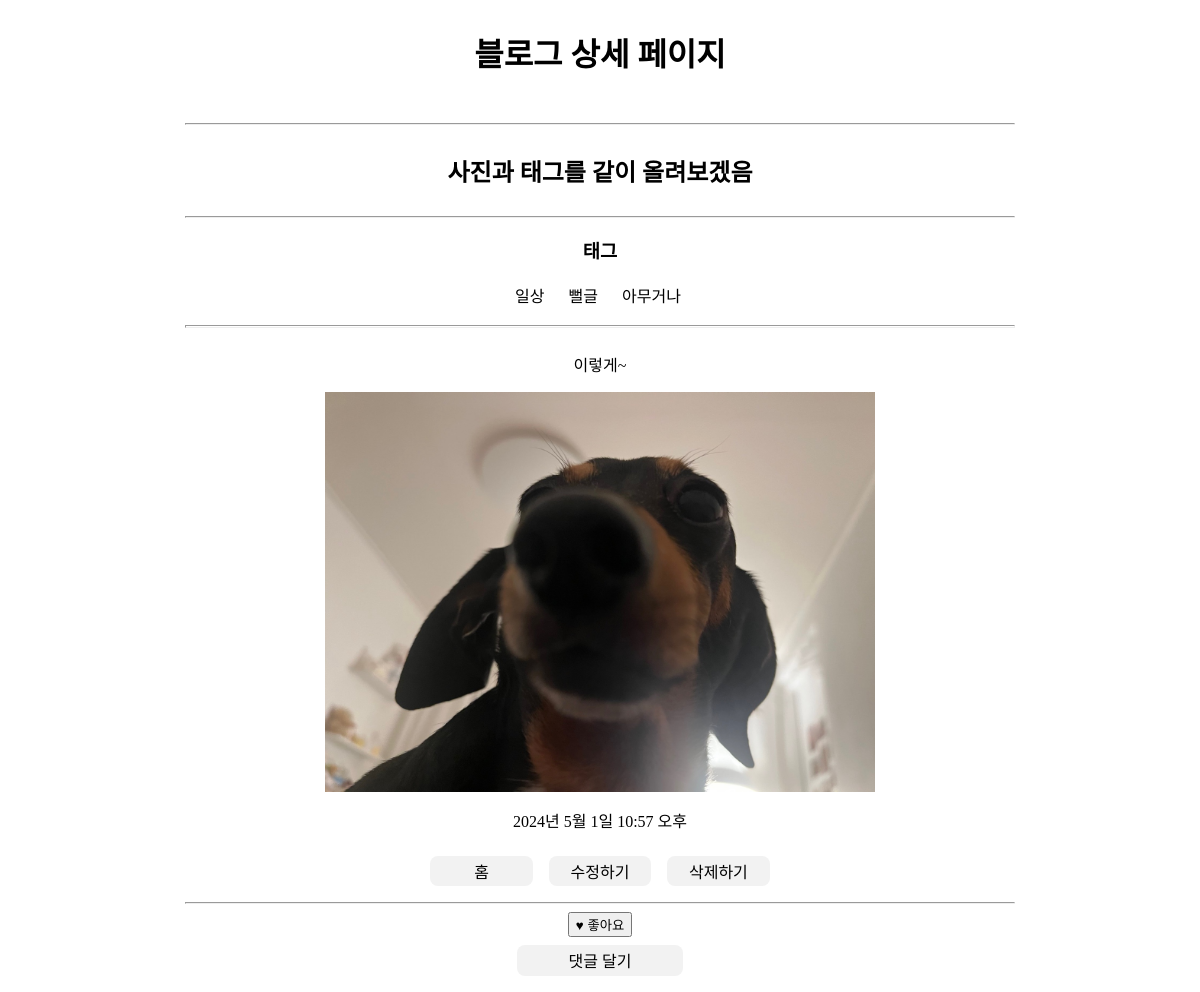
The app's page /blog/4/ with its own data.
### blog/models.py (models this page shows, shortened)
class Blog(models.Model):
    title = models.CharField(max_length=100)
    created_at = models.DateTimeField(auto_now_add=True)
    content = models.TextField()
    image = models.ImageField(upload_to='blog/', null=True)
    author = models.ForeignKey(settings.AUTH_USER_MODEL, on_delete=models.CASCADE, null=True, related_name='blogs') #! 좋아요 기능 추가
    tag = models.ManyToManyField(to='Tag', blank=True)
    like_users = models.ManyToManyField(settings.AUTH_USER_MODEL, related_name='like_blogs', blank=True)
    class Meta:
        db_table = 'blog'

class Tag(models.Model):
    name = models.CharField(max_length=10)
    class Meta:
        db_table = 'tag'
    def __str__(self):
        return self.name

### blog/views.py (the view)
# urls.py: path('blog/<int:blog_id>/', views.detail, name='detail'),
def detail(request, blog_id):
    blog = get_object_or_404(Blog, pk=blog_id)
    comments = Comment.objects.filter(blog=blog)
    tags = blog.tag.all()
    return render(request,'detail.html',{'blog':blog, 'comments':comments, 'tags':tags})

### blog/templates/detail.html (shortened to what this page needs)
<!DOCTYPE html>
<html lang="en">
    <head>
    </head>
    <body>
        <h1>블로그 상세 페이지</h1>
        <br />
        <hr />
        <h2>{{blog.title}}</h2>
        <hr />
        {% if tags %}
        <h3 style="margin: 10px">태그</h3>
        <div style="display: flex">
            {% for tag in tags %}
            <p style="margin: 10px">{{ tag }}</p>
            &nbsp; {% endfor %}
        </div>
        {% endif %}
        <hr />
        <p>{{blog.content}}</p>
        {% if blog.image %}
        <img src="{{blog.image.url}}" alt="이미지" />
        {% endif %}
        <p>{{blog.created_at}}</p>
        <div class="nav">
            <a href="{% url 'blog:home' %}">홈</a>
            <a href="{% url 'blog:edit' blog.id %}">수정하기</a>
            <a href="{% url 'blog:delete' blog.id %}">삭제하기</a>
        </div>
        <hr />
        <div>
            <form action="{% url 'blog:like' blog.pk %}" method="POST">
                {% if user in blog.like_users.all %}
                    <input type="submit" value="♡ 좋아요 취소" />
                {% else %}
                    <input type="submit" value="♥ 좋아요" />
                {% endif %}
            </form>
        </div>
        <a href="{% url 'blog:new_comment' blog.id %}">댓글 달기</a>
    </body>
</html>

### blog/templates/detail.html (style rules this page uses)
body { display: flex; flex-direction: column; align-items: center; text-align: center; }
img { height: 400px; width: 550px; }
hr { width: 70%; height: 0.3px; }
a { text-decoration: none; display: inline-block; width: 10rem; padding: 0.2rem; margin: 0.5rem; border-radius: 0.5rem; background-color: #f2f2f2; color: black; }
.nav { display: flex; justify-content: space-between; width: 30%; }

### records on screen
Blog: title "사진과 태그를 같이 올려보겠음", content "이렇게~", image (picture), created_at "2024년 5월 1일 10:57 오후"
Tag: name "일상"
Tag: name "뻘글"
Tag: name "아무거나"
